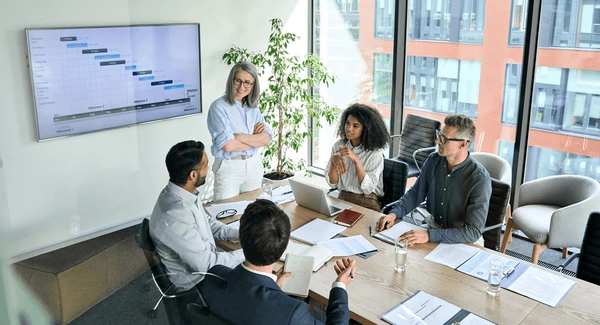
#> input picture meting.jpg, 600 x 325 px
$ python K-Means.py
#> lines starting #> are read from the running program, lines starting #| are printed output that depends on the picture
import cv2
import numpy as np
from sklearn.cluster import KMeans
from skimage import feature
import matplotlib.pyplot as plt

# Load an image (replace 'your_image.jpg' with the actual image file)
image_path = 'meting.jpg'
image = cv2.imread(image_path, cv2.IMREAD_GRAYSCALE)
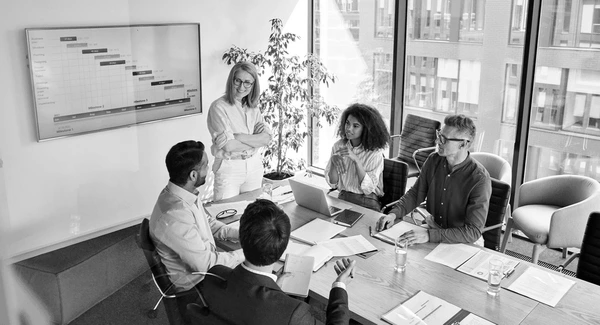
#> image: shape (325, 600); min 0, max 255, mean 162.9

# Extract Local Binary Pattern (LBP) features
radius = 3
n_points = 8 * radius
lbp_features = feature.local_binary_pattern(image, n_points, radius, method="uniform")
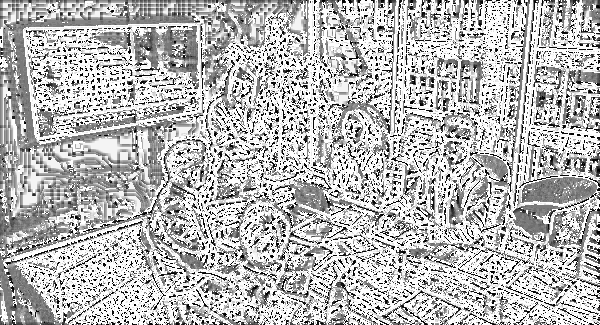
#> lbp_features: shape (325, 600) float64; min 0, max 25, mean 18; drawn with min black and max white

# Reshape the LBP features to a 1D array
lbp_features_1d = lbp_features.flatten()

# Reshape the image to a 1D array for clustering
image_1d = image.flatten()

# Concatenate LBP features with pixel values
data = np.column_stack((image_1d, lbp_features_1d))
#> data = 195000 pairs, first value 0 to 255, second value 0 to 25

# Apply K-Means clustering
num_clusters = 3  # Adjust the number of clusters as needed
kmeans = KMeans(n_clusters=num_clusters, random_state=42)
labels = kmeans.fit_predict(data)

# Reshape the labels to the shape of the original image
clustered_image = labels.reshape(image.shape)
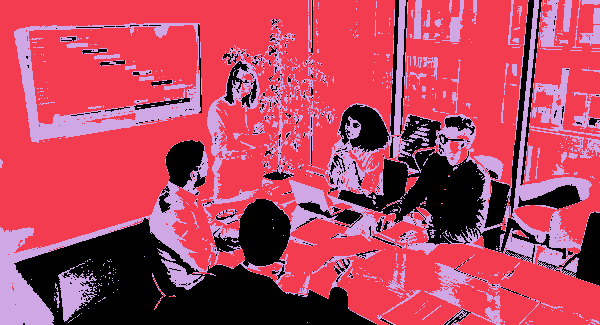
#> clustered_image: shape (325, 600) int32; 3 distinct labels, from 0 to 2; one colour per label, 0 black

# Display the original and clustered images
fig, (ax1, ax2) = plt.subplots(1, 2, figsize=(12, 6))

ax1.imshow(image, cmap='gray')
ax1.set_title('Original Image')

ax2.imshow(clustered_image, cmap='viridis')
ax2.set_title('Clustered Image')

plt.show()
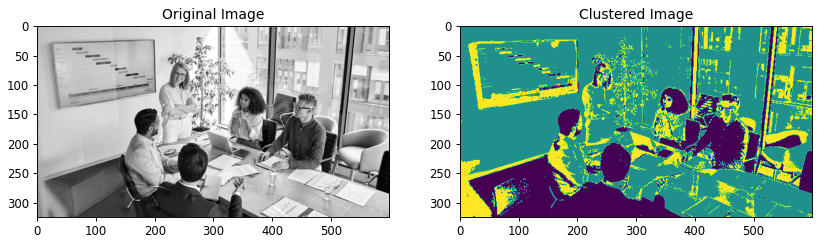
#> figure drawn by matplotlib, 2 panels

$ run again, with gambar.jpg copied over meting.jpg
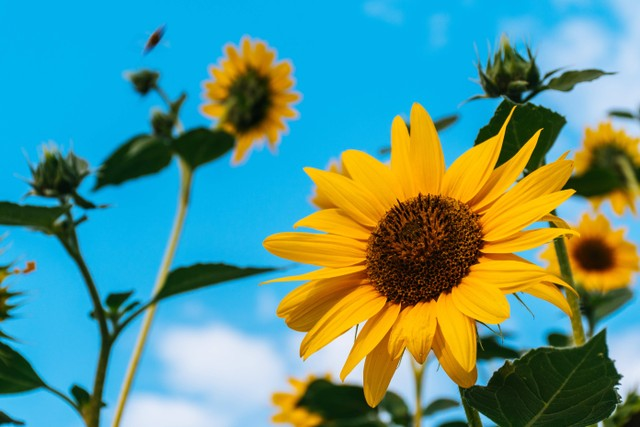
#> input picture gambar.jpg, 640 x 427 px
#> `lbp_features = feature.local_binary_pattern(image, n_points, radius, m..`:
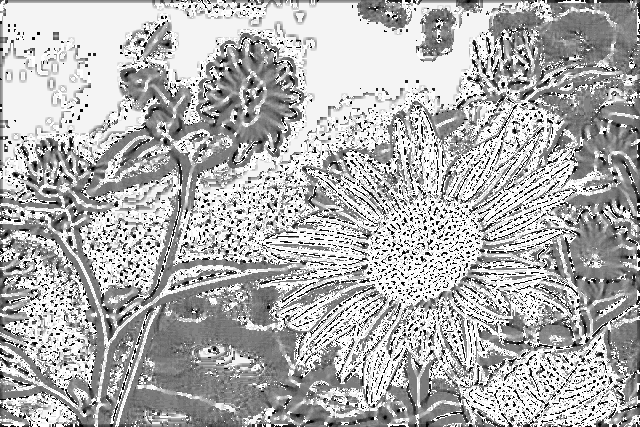
#> lbp_features: shape (427, 640) float64; min 0, max 25, mean 17.3; drawn with min black and max white
#> data = 273280 pairs, first value 0 to 242, second value 0 to 25
#> clustered_image: shape (427, 640) int32; 3 distinct labels, from 0 to 2
#> `plt.show()`:
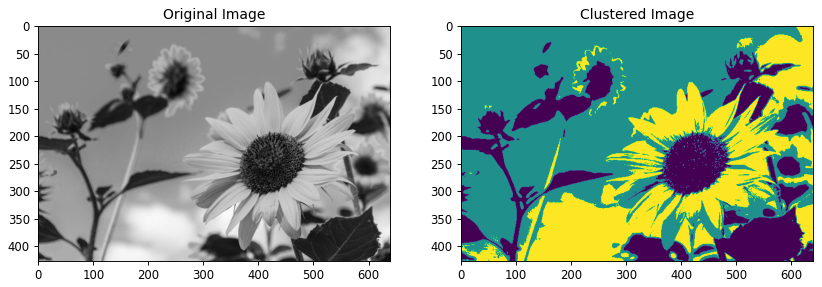
#> figure drawn by matplotlib, 2 panels

$ run again, with pegunungan.jpg copied over meting.jpg
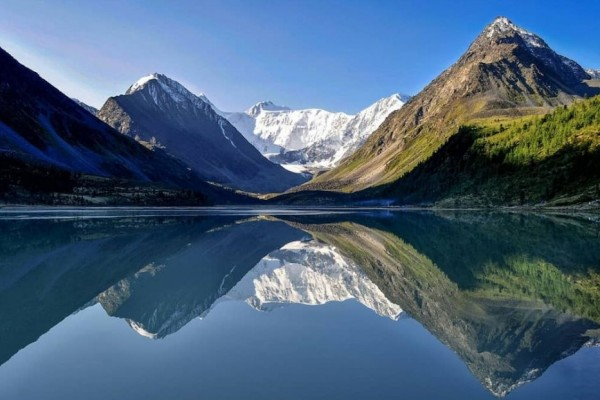
#> input picture pegunungan.jpg, 600 x 400 px
#> `lbp_features = feature.local_binary_pattern(image, n_points, radius, m..`:
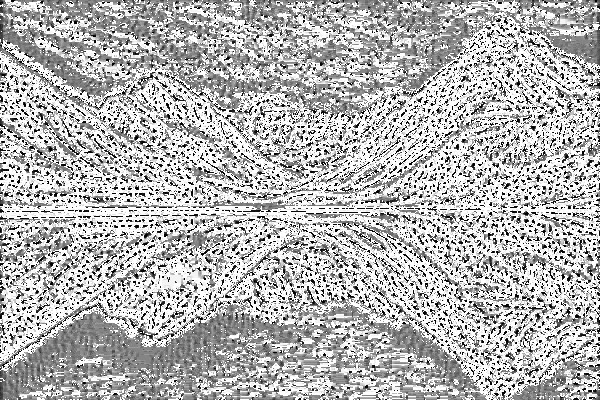
#> lbp_features: shape (400, 600) float64; min 0, max 25, mean 17.7; drawn with min black and max white
#> data = 240000 pairs, first value 0 to 255, second value 0 to 25
#> clustered_image: shape (400, 600) int32; 3 distinct labels, from 0 to 2
#> `plt.show()`:
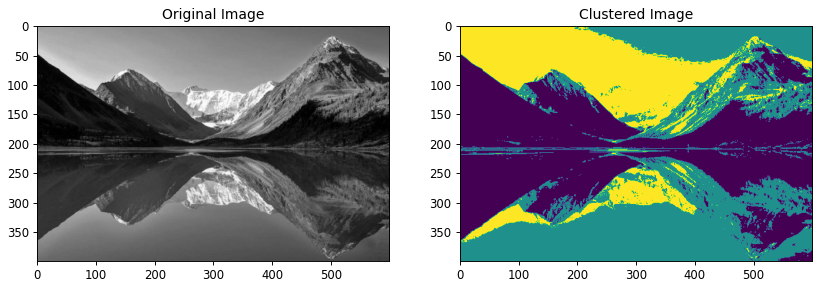
#> figure drawn by matplotlib, 2 panels
